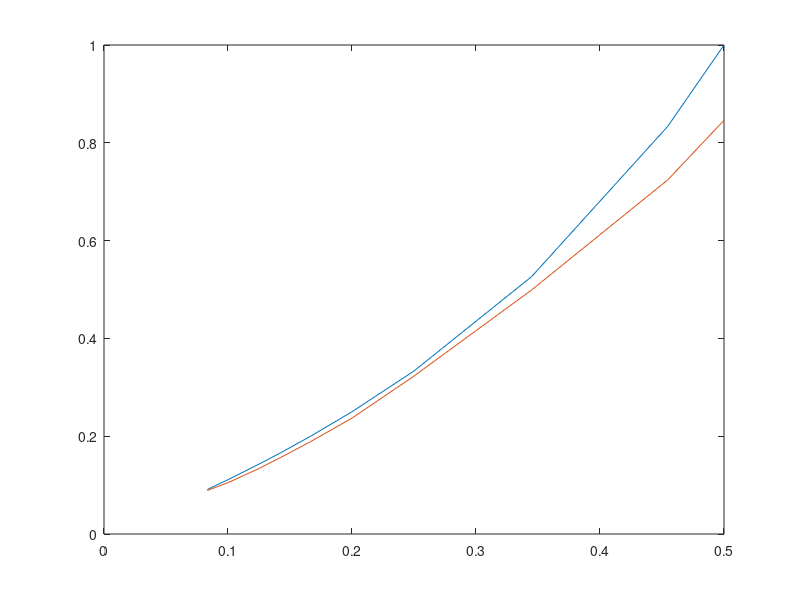

MATLAB code to generate this figure:
rho = [
0.083333333
0.1
0.125
0.142857143
0.166666667
0.2
0.25
0.344827586
0.454545455
0.5
];

L_medido = [
0.089
0.105
0.134
0.157
0.189
0.237
0.323
0.499
0.724
0.846
];

L_teorico = [
0.090909091
0.111111111
0.142857143
0.166666667
0.2
0.25
0.333333333
0.526315789
0.833333333
1
];

plot(rho, L_teorico, rho, L_medido);

